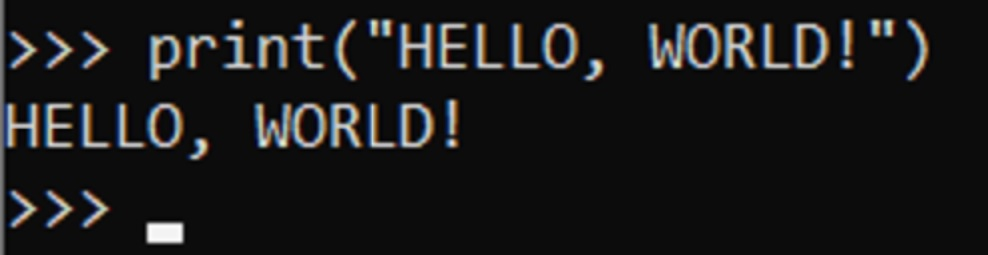
%> input picture datasets/hello_world.jpg, 988 x 255 px
$ octave imageprocessing.m   (GNU Octave 9; MATLAB toolbox functions it lacks are replaced by stand-ins)
%> lines starting %> are read from the running program, lines starting %| are printed output that depends on the picture; in (x1, y1, x2, y2) boxes, pixels count from 0 and x2, y2 are one past the last pixel; in counts of white or black regions, pixels touching at a corner belong together; the program's own positions count from 1
% Step 1: Load and Crop the Original Image
Image = imread('./datasets/hello_world.jpg'); % Load the image
%> Image is the input picture: size 255x988x3 uint8; mean R, G, B 26.3, 26.1, 26.3
subImage = imcrop(Image, [1, 99, size(Image,2)/2, 70]); % Crop to middle line
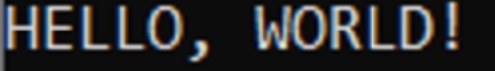
%> subImage: size 71x495x3 uint8; mean R, G, B 45.2, 44.9, 45.2
grayImage = rgb2gray(subImage); % Convert to grayscale
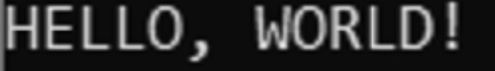
%> grayImage: size 71x495 uint8; min 1, max 232, mean 45

% Display the cropped grayscale image
figure;
imshow(grayImage);
title('Cropped Grayscale Image');

% Step 2: Adaptive Thresholding to Create Binary Image
binaryImage = imbinarize(grayImage, 'adaptive', 'Sensitivity', 0.35); % Adjust sensitivity if needed
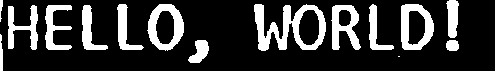
%> binaryImage: size 71x495 logical; 21% white; 15 white regions (1 under 20 px), largest, box (x1, y1, x2, y2) and area: (254, 4, 326, 51) 1530, (147, 4, 184, 51) 833, (401, 4, 434, 50) 826

% Display the binary image
figure;
imshow(binaryImage);
title('Binary Image (Adaptive Thresholding)');

% Step 3: Apply Morphological Operations for Smoothing
se = strel('disk', 0);
smoothedBinaryImage = imclose(imopen(binaryImage, se), se); % Open and close operations

% Display the smoothed binary image
figure;
imshow(smoothedBinaryImage);
title('Smoothed Binary Image');

% Step 4: Generate One-Pixel-Wide Character Outlines
outlineImage = bwmorph(smoothedBinaryImage, 'remove'); % Extract one-pixel-wide outlines
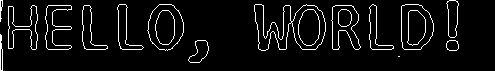
%> outlineImage: size 71x495 logical; 6.1% white in thin lines or dots

% Display original binary and one-pixel thin images for comparison
figure;
subplot(1, 2, 1);
imshow(smoothedBinaryImage);
title('Original Binary Image');

subplot(1, 2, 2);
imshow(outlineImage);
title('One-Pixel Thin Image');

% Step 5: Label Connected Regions and Extract Properties
[labeledImage, numCharacters] = bwlabel(outlineImage, 8); % Label connected regions
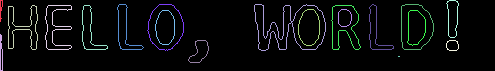
%> labeledImage: size 71x495 double; 20 distinct labels, from 0 to 19; one colour per label, 0 black
%> numCharacters = 19
props = regionprops(labeledImage, 'BoundingBox', 'Area'); % Extract region properties
%> props = 19 regions; largest, box (x1, y1, x2, y2) and Area: (254, 4, 326, 51) 371, (8, 5, 38, 50) 209, (45, 5, 72, 50) 194, (331, 5, 361, 50) 159, (117, 4, 144, 50) 130

% Step 6: Filter Small Regions (e.g., Noise and Punctuation Marks)
minArea = 100; % Minimum area threshold
validProps = props([props.Area] > minArea); % Filter out small regions
%> validProps = 9 regions; largest, box (x1, y1, x2, y2) and Area: (254, 4, 326, 51) 371, (8, 5, 38, 50) 209, (45, 5, 72, 50) 194, (331, 5, 361, 50) 159, (117, 4, 144, 50) 130

% Step 7: Visualize Filtered Regions
figure;
imshow(outlineImage);
hold on;
for k = 1:numel(validProps)
    rectangle('Position', validProps(k).BoundingBox, 'EdgeColor', 'r', 'LineWidth', 2); % Draw bounding boxes
end
%> this loop made 9 passes
title('Filtered Character Regions');
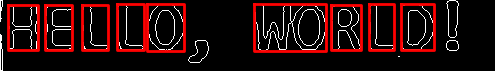
%> figure redrawn from the program's plot data; its title reads 'Filtered Character Regions'

% Step 8: Visualize Unfiltered Regions for Comparison
figure;
imshow(outlineImage);
title('Unfiltered Character Regions (No Area Filtering)');

% Step 9: Draw Bounding Boxes on the Original Image
figure;
imshow(grayImage);
hold on;
for k = 1:numel(validProps)
    rectangle('Position', validProps(k).BoundingBox, 'EdgeColor', 'g', 'LineWidth', 2); % Draw bounding boxes on original image
end
title('Bounding Boxes on Original Image');
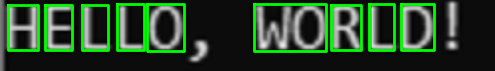
%> figure redrawn from the program's plot data; its title reads 'Bounding Boxes on Original Image'
